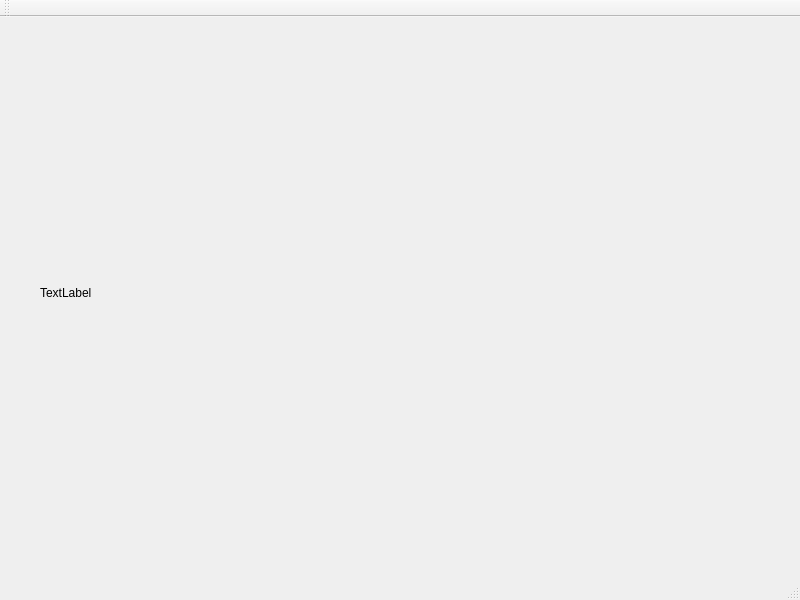
<?xml version="1.0" encoding="UTF-8"?>
<ui version="4.0">
 <class>MainWindow</class>
 <widget class="QMainWindow" name="MainWindow">
  <property name="geometry">
   <rect>
    <x>0</x>
    <y>0</y>
    <width>800</width>
    <height>600</height>
   </rect>
  </property>
  <property name="windowTitle">
   <string>MainWindow</string>
  </property>
  <widget class="QWidget" name="centralwidget">
   <widget class="QLabel" name="label">
    <property name="geometry">
     <rect>
      <x>40</x>
      <y>270</y>
      <width>54</width>
      <height>12</height>
     </rect>
    </property>
    <property name="text">
     <string>TextLabel</string>
    </property>
   </widget>
  </widget>
  <widget class="QMenuBar" name="menubar">
   <property name="geometry">
    <rect>
     <x>0</x>
     <y>0</y>
     <width>800</width>
     <height>23</height>
    </rect>
   </property>
  </widget>
  <widget class="QStatusBar" name="statusbar"/>
  <widget class="QToolBar" name="toolBar">
   <property name="windowTitle">
    <string>toolBar</string>
   </property>
   <attribute name="toolBarArea">
    <enum>TopToolBarArea</enum>
   </attribute>
   <attribute name="toolBarBreak">
    <bool>false</bool>
   </attribute>
  </widget>
 </widget>
 <resources/>
 <connections/>
</ui>
